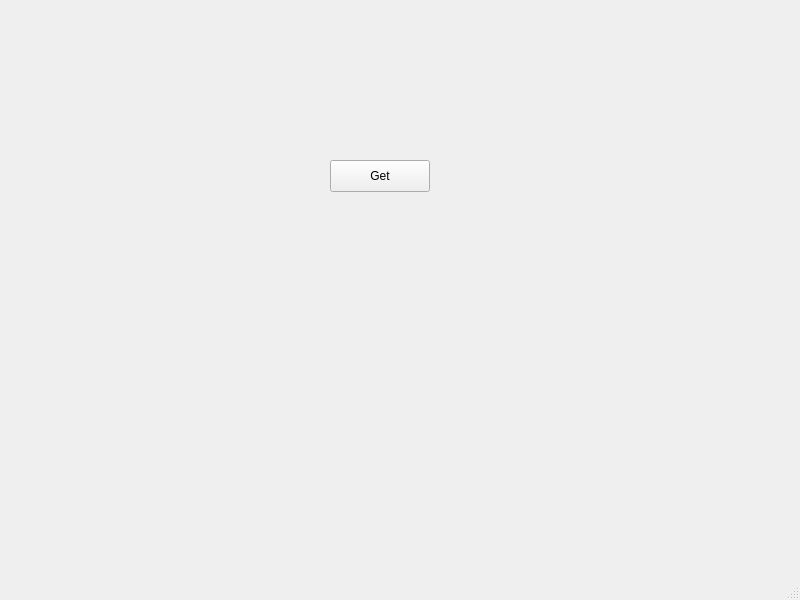
<?xml version="1.0" encoding="UTF-8"?>
<ui version="4.0">
 <class>MainWindow</class>
 <widget class="QMainWindow" name="MainWindow">
  <property name="geometry">
   <rect>
    <x>0</x>
    <y>0</y>
    <width>800</width>
    <height>600</height>
   </rect>
  </property>
  <property name="windowTitle">
   <string>MainWindow</string>
  </property>
  <widget class="QWidget" name="centralwidget">
   <widget class="QPushButton" name="getButton">
    <property name="geometry">
     <rect>
      <x>330</x>
      <y>160</y>
      <width>100</width>
      <height>32</height>
     </rect>
    </property>
    <property name="text">
     <string>Get</string>
    </property>
   </widget>
  </widget>
  <widget class="QMenuBar" name="menubar">
   <property name="geometry">
    <rect>
     <x>0</x>
     <y>0</y>
     <width>800</width>
     <height>24</height>
    </rect>
   </property>
  </widget>
  <widget class="QStatusBar" name="statusbar"/>
 </widget>
 <resources/>
 <connections/>
</ui>
